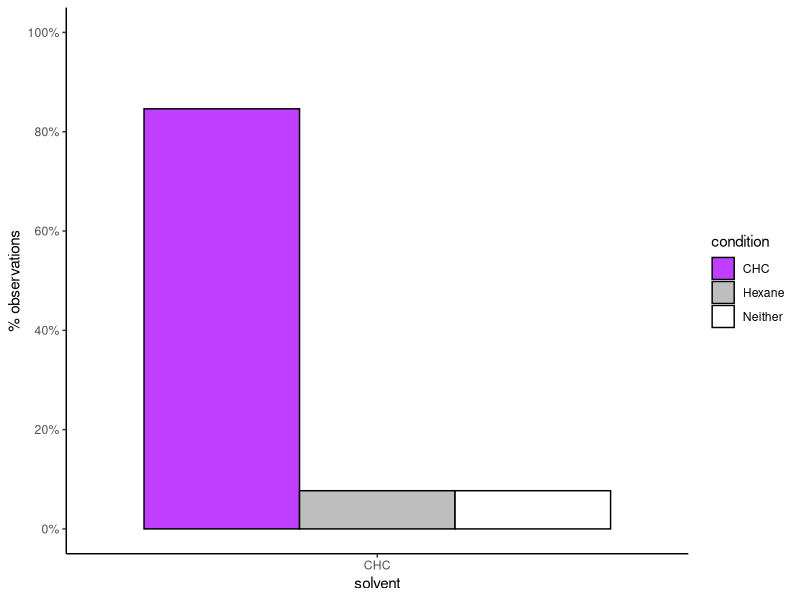
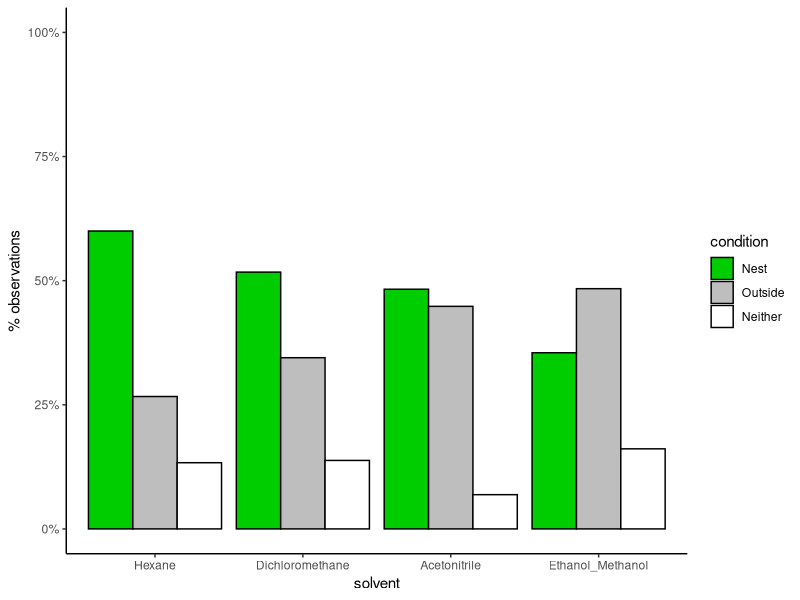

Generate these figures, in order, with R:
library(ggplot2)
library(dplyr)


###Fig 3B

solvent <- "CHC"
condition <- c("CHC", "Hexane", "Neither")
value <- c(11, 1, 1)

data <- data.frame(solvent, condition, value)

data$condition <- factor(data$condition,
                         levels = c("CHC", "Hexane", "Neither"))

data <- data %>%
  mutate(frequency = value / sum(value))

ggplot(data, aes(x = solvent, y = frequency, fill = condition)) +
  geom_bar(stat = "identity", position = "dodge", color = "black") +
  scale_fill_manual(values = c("CHC" = "darkorchid1",
                               "Hexane" = "gray",
                               "Neither" = "white")) +
  scale_y_continuous(labels = scales::percent_format(),
                     limits = c(0, 1),
                     breaks = seq(0, 1, 0.2)) +
  ylab("% observations") +
  theme_classic()



# Chi-square test
CHCvshexane <- chisq.test(x = c(11, 1),
                          p = c(0.5, 0.5))

CHCvsneither <- chisq.test(x = c(11, 1),
                           p = c(0.5, 0.5))

# Extract p-values
p_values <- c(CHCvshexane$p.value,
              CHCvsneither$p.value)

# Bonferroni-Holm correction
p_adjusted <- p.adjust(p_values, method = "holm")

# Results
data.frame(
  comparison = c("CHC vs Hexane", "CHC vs Neither"),
  p_value = p_values,
  p_adjusted = p_adjusted
)







###Fig S2B

#Dataset
solvent <- c(rep("Hexane", 3),
             rep("Dichloromethane", 3),
             rep("Acetonitrile", 3),
             rep("Ethanol_Methanol", 3))

condition <- rep(c("Nest", "Outside", "Neither"), 4)

value <- c(18, 8, 4,
           15, 10, 4,
           14, 13, 2,
           11, 15, 5)


data <- data.frame(solvent, condition, value)

data$solvent <- factor(data$solvent,
                       levels = c("Hexane", "Dichloromethane",
                                  "Acetonitrile", "Ethanol_Methanol"))

data$condition <- factor(data$condition,
                         levels = c("Nest", "Outside", "Neither"))

# Convert counts to frequencies within each solvent
data <- data %>%
  group_by(solvent) %>%
  mutate(frequency = value / sum(value)) %>%
  ungroup()

# Plot
ggplot(data, aes(x = solvent, y = frequency, fill = condition)) +
  geom_bar(stat = "identity", position = "dodge", color = "black") +
  scale_fill_manual(values = c("Nest" = "green3",
                               "Outside" = "gray",
                               "Neither" = "white")) +
  scale_y_continuous(labels = scales::percent_format(),
                     limits = c(0, 1)) +
  ylab("% observations") +
  theme_classic()




# Chi-square test: Nest vs Outside
hexane <- chisq.test(x = c(18, 8),
                     p = c(0.5, 0.5))

dichloromethane <- chisq.test(x = c(15, 10),
                              p = c(0.5, 0.5))

acetonitrile <- chisq.test(x = c(14, 13),
                           p = c(0.5, 0.5))

ethanol_methanol <- chisq.test(x = c(11, 15),
                               p = c(0.5, 0.5))
